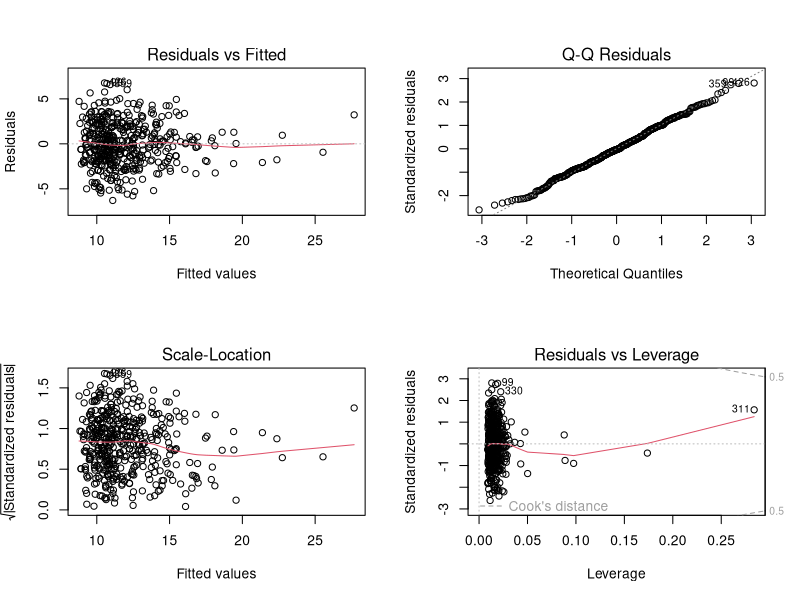
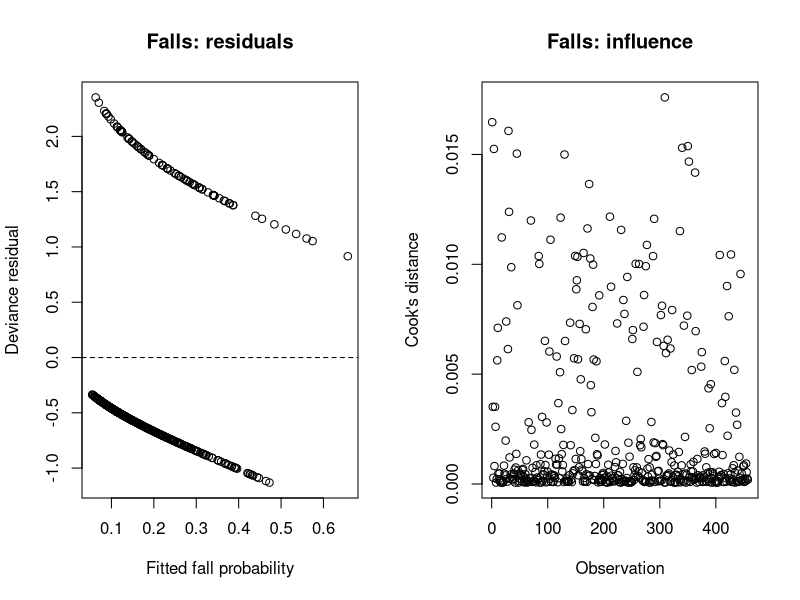
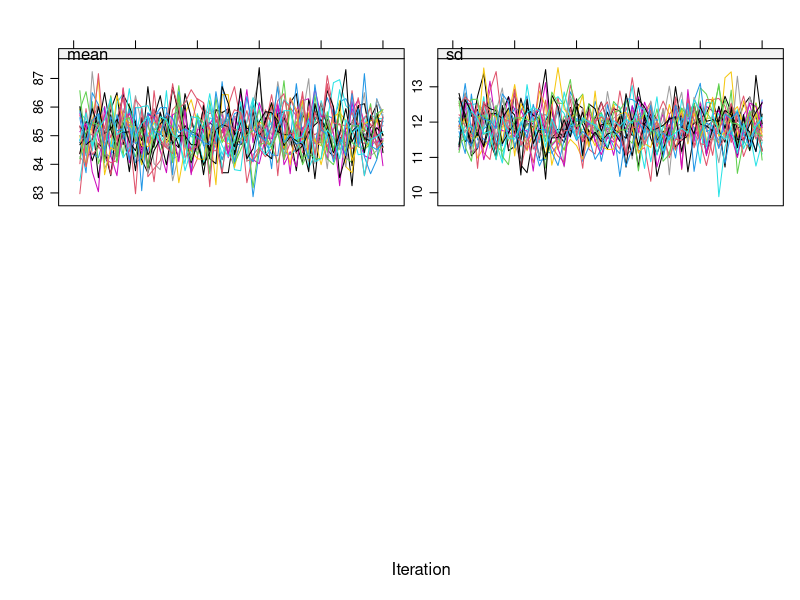
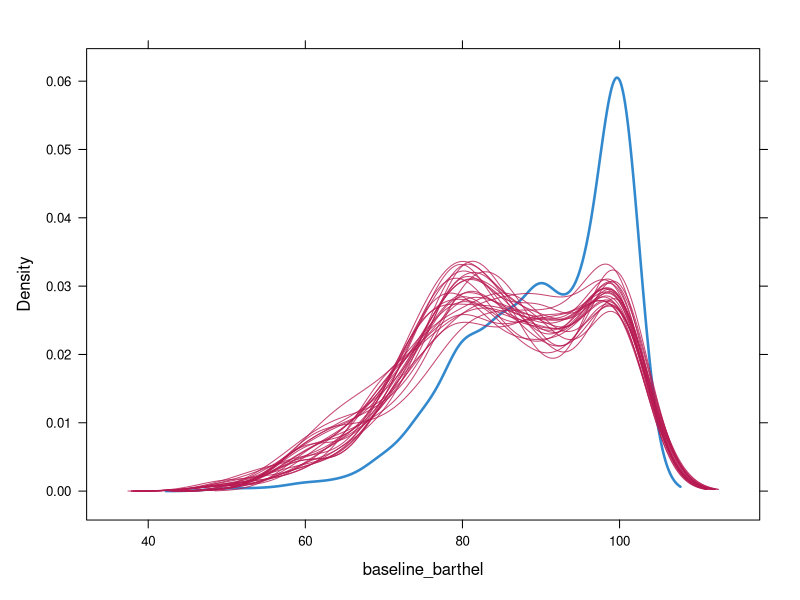
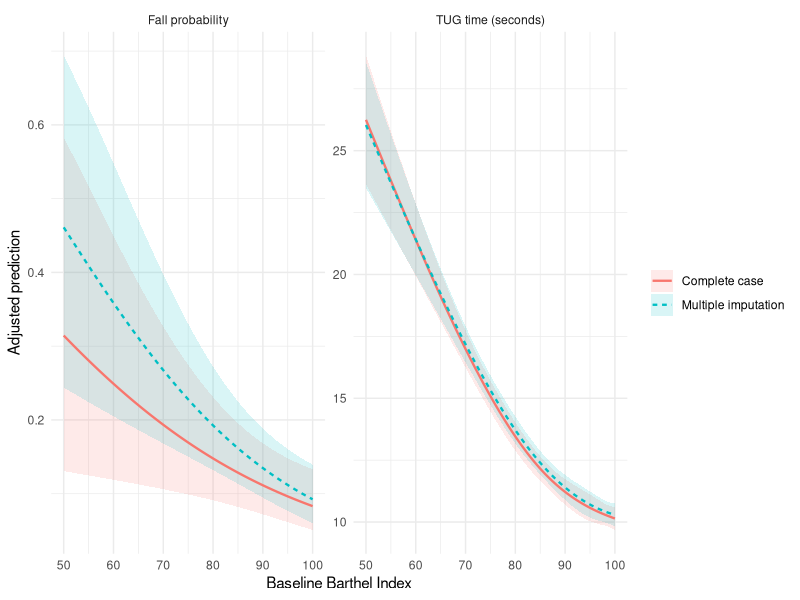
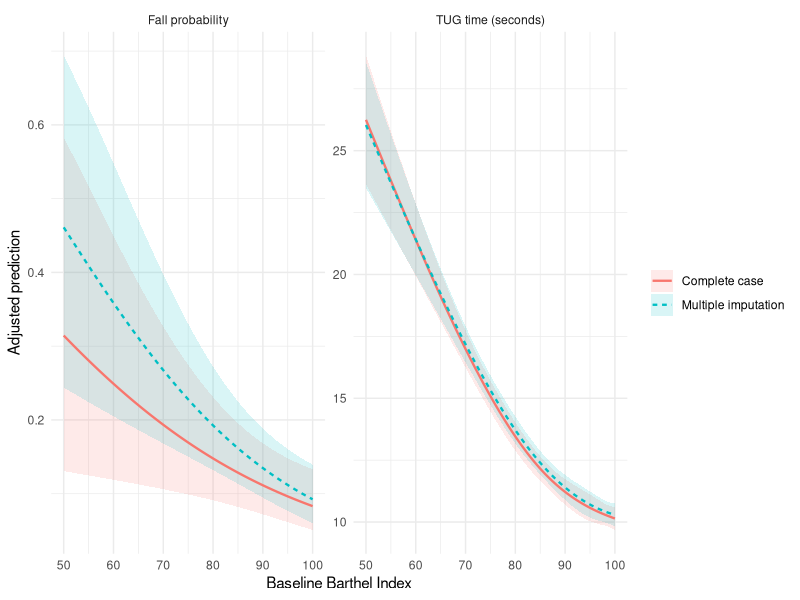

Write R code to recreate these figures, in order.
# MAM03 Week 2: Functional independence, mobility and falls
# Run from the folder containing home.csv.

pkgs <- c("mice", "ggplot2", "dplyr")
missing_pkgs <- pkgs[!vapply(pkgs, requireNamespace, logical(1), quietly = TRUE)]
if (length(missing_pkgs)) install.packages(missing_pkgs)

library(mice)
library(ggplot2)
library(dplyr)
set.seed(2026)

# 1. Import and prepare data 
d <- read.csv("home.csv")
d <- d %>% mutate(
  sex = factor(sex, levels = c("Female", "Male")),
  living_alone = factor(living_alone, levels = c(0, 1), labels = c("No", "Yes")),
  previous_fall = factor(previous_fall, levels = c(0, 1), labels = c("No", "Yes")),
  walking_aid = factor(walking_aid, levels = c(0, 1), labels = c("No", "Yes")),
  fall_followup = as.integer(fall_followup),
  barthel_missing = as.integer(is.na(baseline_barthel))
)
stopifnot(nrow(d) == dplyr::n_distinct(d$participant_id),
          all(na.omit(d$fall_followup) %in% 0:1),
          all(na.omit(d$baseline_barthel) %in% seq(0, 100, 5)))

# 2. Baseline table (saved for the report) ----------------------------------
fmt_mean <- function(x) sprintf("%.1f (%.1f)", mean(x, na.rm = TRUE), sd(x, na.rm = TRUE))
fmt_median <- function(x) {
  q <- quantile(x, c(.25, .75), na.rm = TRUE)
  sprintf("%.0f (%.0f--%.0f)", median(x, na.rm = TRUE), q[1], q[2])
}
fmt_level <- function(x, level) sprintf("%d (%.1f%%)", sum(x == level, na.rm = TRUE),
                                 100 * mean(x == level, na.rm = TRUE))
fmt_missing <- function(x) sprintf("%d (%.1f%%)", sum(is.na(x)), 100 * mean(is.na(x)))
groups <- list(Overall = d, `Previous fall` = filter(d, previous_fall == "Yes"),
               `No previous fall` = filter(d, previous_fall == "No"))
baseline_table <- data.frame(
  Variable = c("Age, mean (SD)", "Female, n (%)", "Living alone, n (%)",
               "Walking aid, n (%)", "Barthel, median (IQR)", "Barthel missing, n (%)"),
  Overall = c(fmt_mean(groups[[1]]$age), fmt_level(groups[[1]]$sex, "Female"),
              fmt_level(groups[[1]]$living_alone, "Yes"), fmt_level(groups[[1]]$walking_aid, "Yes"),
              fmt_median(groups[[1]]$baseline_barthel), fmt_missing(groups[[1]]$baseline_barthel)),
  `Previous fall` = c(fmt_mean(groups[[2]]$age), fmt_level(groups[[2]]$sex, "Female"),
                      fmt_level(groups[[2]]$living_alone, "Yes"), fmt_level(groups[[2]]$walking_aid, "Yes"),
                      fmt_median(groups[[2]]$baseline_barthel), fmt_missing(groups[[2]]$baseline_barthel)),
  `No previous fall` = c(fmt_mean(groups[[3]]$age), fmt_level(groups[[3]]$sex, "Female"),
                         fmt_level(groups[[3]]$living_alone, "Yes"), fmt_level(groups[[3]]$walking_aid, "Yes"),
                         fmt_median(groups[[3]]$baseline_barthel), fmt_missing(groups[[3]]$baseline_barthel))
)
names(baseline_table)[2:4] <- c(paste0("Overall (n=", nrow(groups[[1]]), ")"),
                                paste0("Previous fall (n=", nrow(groups[[2]]), ")"),
                                paste0("No previous fall (n=", nrow(groups[[3]]), ")"))
print(baseline_table, row.names = FALSE)
write.csv(baseline_table, "baseline_table_for_report.csv", row.names = FALSE)

# 3. Complete-case regression and model selection ---------------------------
cc <- filter(d, !is.na(baseline_barthel)) %>% mutate(barthel10 = baseline_barthel / 10)
# The spline's internal knots are selected automatically by ns() from the
# observed Barthel distribution, then held fixed across all imputed datasets.
spline_template <- splines::ns(cc$baseline_barthel, df = 3)
barthel_knots <- attr(spline_template, "knots")
barthel_boundary <- attr(spline_template, "Boundary.knots")
cat("Complete cases:", nrow(cc), "of", nrow(d), "\n")
cat("Automatically selected spline knots:", barthel_knots,
    "(boundaries:", barthel_boundary, ")\n")

# Primary adjustment set: age, sex, living alone and previous falls.
# Walking-aid use is reserved for imputation/sensitivity analyses because it
# overlaps conceptually with the functional-mobility construct measured by Barthel.
tug_unadj_linear <- lm(followup_tug ~ baseline_barthel, data = cc)
tug_unadj_spline <- lm(followup_tug ~ splines::ns(baseline_barthel, knots = barthel_knots,
                                                   Boundary.knots = barthel_boundary), data = cc)
tug_adj_linear <- lm(followup_tug ~ baseline_barthel + age + sex + living_alone + previous_fall, data = cc)
tug_adj_spline <- lm(followup_tug ~ splines::ns(baseline_barthel, knots = barthel_knots,
                                                 Boundary.knots = barthel_boundary) +
                       age + sex + living_alone + previous_fall, data = cc)

fall_unadj_linear <- glm(fall_followup ~ barthel10, family = binomial, data = cc)
fall_unadj_spline <- glm(fall_followup ~ splines::ns(baseline_barthel, knots = barthel_knots,
                                                      Boundary.knots = barthel_boundary),
                         family = binomial, data = cc)
fall_adj_linear <- glm(fall_followup ~ barthel10 + age + sex + living_alone + previous_fall,
                       family = binomial, data = cc)
fall_adj_spline <- glm(fall_followup ~ splines::ns(baseline_barthel, knots = barthel_knots,
                                                    Boundary.knots = barthel_boundary) +
                         age + sex + living_alone + previous_fall,
                       family = binomial, data = cc)

# TUG: linear versus spline (unadjusted, then adjusted)
print(anova(tug_unadj_linear, tug_unadj_spline))
print(anova(tug_adj_linear, tug_adj_spline))
# TUG: covariate adjustment tests
print(anova(tug_unadj_linear, tug_adj_linear))
print(anova(tug_unadj_spline, tug_adj_spline))
# Falls: linear versus spline (unadjusted, then adjusted)
print(anova(fall_unadj_linear, fall_unadj_spline, test = "LRT"))
fall_shape_test <- anova(fall_adj_linear, fall_adj_spline, test = "LRT")
print(fall_shape_test)
# Falls: covariate adjustment tests
print(anova(fall_unadj_linear, fall_adj_linear, test = "LRT"))
print(anova(fall_unadj_spline, fall_adj_spline, test = "LRT"))

model_fit <- data.frame(
  Model = c("TUG linear adjusted", "TUG spline adjusted", "Falls linear adjusted", "Falls spline adjusted"),
  AIC = c(AIC(tug_adj_linear), AIC(tug_adj_spline), AIC(fall_adj_linear), AIC(fall_adj_spline)),
  BIC = c(BIC(tug_adj_linear), BIC(tug_adj_spline), BIC(fall_adj_linear), BIC(fall_adj_spline))
)
print(model_fit, row.names = FALSE)
# Selected complete-case models
print(summary(tug_adj_spline))
print(summary(fall_adj_linear))
cat("Fall logistic model converged:", fall_adj_linear$converged, "\n")

# Odds ratios per 10-point higher Barthel score.
or10 <- function(model, term = "barthel10") {
  z <- coef(summary(model))[term, ]
  c(OR = exp(z[1]), lower = exp(z[1] - 1.96 * z[2]),
    upper = exp(z[1] + 1.96 * z[2]), p = z[4])
}
cat("Unadjusted fall OR per 10 points:\n"); print(or10(fall_unadj_linear))
cat("Adjusted fall OR per 10 points:\n"); print(or10(fall_adj_linear))

# Optional sensitivity analyses: add walking-aid use to the primary models.
cat("\nSensitivity analyses adding walking-aid use\n")
print(summary(update(tug_adj_spline, . ~ . + walking_aid)))
print(summary(update(fall_adj_linear, . ~ . + walking_aid)))

# Diagnostics: examine plots in the R plotting pane
oldpar <- par(mfrow = c(2, 2)); plot(tug_adj_spline); par(oldpar)
oldpar <- par(mfrow = c(1, 2))
plot(fitted(fall_adj_linear), residuals(fall_adj_linear, type = "deviance"),
     xlab = "Fitted fall probability", ylab = "Deviance residual", main = "Falls: residuals")
abline(h = 0, lty = 2)
plot(cooks.distance(fall_adj_linear), ylab = "Cook's distance", xlab = "Observation",
     main = "Falls: influence")
par(oldpar)

# Largest fall-model Cook's distances
print(sort(cooks.distance(fall_adj_linear), decreasing = TRUE)[1:5])

# 4. Missingness exploration ------------------------------------------------
d$barthel_missing <- as.integer(is.na(d$baseline_barthel))
# Barthel missingness by observed characteristics
print(d %>% group_by(barthel_missing) %>% summarise(
  n = n(), mean_age = mean(age), mean_TUG = mean(followup_tug),
  fall_followup_pct = 100 * mean(fall_followup),
  previous_fall_pct = 100 * mean(previous_fall == "Yes"),
  walking_aid_pct = 100 * mean(walking_aid == "Yes"), .groups = "drop"))
missing_model <- glm(barthel_missing ~ age + sex + living_alone + previous_fall +
                       walking_aid + followup_tug + fall_followup,
                     family = binomial, data = d)
# Associations with Barthel missingness (not causal effects)
print(summary(missing_model))

# 5. Multiple imputation ----------------------------------------------------
# Only Barthel is incomplete. PMM preserves its observed range and 5-point scale.
mi_data <- d %>% select(-participant_id, -barthel_missing)
method <- mice::make.method(mi_data); method[] <- ""; method["baseline_barthel"] <- "pmm"
pred <- mice::make.predictorMatrix(mi_data); pred[,] <- 0
pred["baseline_barthel", setdiff(names(mi_data), "baseline_barthel")] <- 1
imp <- mice(mi_data, m = 25, maxit = 50, method = method,
            predictorMatrix = pred, seed = 2026, printFlag = FALSE)
print(imp$loggedEvents)
plot(imp)                                  # trace/convergence plot: display only
densityplot(imp, ~ baseline_barthel)       # observed versus imputed: display only
imp_long <- complete(imp, "long")$baseline_barthel
cat("Imputed Barthel range:", range(imp_long),
    "; all values on 5-point scale:", all(imp_long %% 5 == 0), "\n")
stopifnot(min(imp_long) >= 0, max(imp_long) <= 100, all(imp_long %% 5 == 0))

completed <- lapply(seq_len(imp$m), function(i) {
  z <- complete(imp, i)
  z$barthel10 <- z$baseline_barthel / 10
  z
})
tug_mi <- lapply(completed, function(z) lm(
  followup_tug ~ splines::ns(baseline_barthel, knots = barthel_knots,
                             Boundary.knots = barthel_boundary) +
    age + sex + living_alone + previous_fall, data = z))
fall_mi <- lapply(completed, function(z) glm(
  fall_followup ~ barthel10 + age + sex + living_alone + previous_fall,
  family = binomial, data = z))

# Pooled MI: adjusted TUG spline model
tug_pooled <- pool(as.mira(tug_mi))
print(summary(tug_pooled, conf.int = TRUE))
# Pooled MI: adjusted fall logistic model
fall_pooled <- pool(as.mira(fall_mi))
fall_pool_summary <- summary(fall_pooled, conf.int = TRUE)
print(fall_pool_summary)
fall_barthel <- subset(fall_pool_summary, term == "barthel10")
# Pooled fall OR per 10 points and 95% CI
print(c(OR = exp(fall_barthel$estimate), lower = exp(fall_barthel$`2.5 %`),
        upper = exp(fall_barthel$`97.5 %`), p = fall_barthel$p.value))

# 6. Adjusted predictions and report figure --------------------------------
# Predictions use one explicit reference profile, not population-average risks.
profile <- data.frame(
  age = median(d$age),
  sex = factor("Female", levels = levels(d$sex)),
  living_alone = factor("No", levels = levels(d$living_alone)),
  previous_fall = factor("No", levels = levels(d$previous_fall))
)
newdata <- function(scores) {
  z <- profile[rep(1, length(scores)), , drop = FALSE]
  z$baseline_barthel <- scores
  z$barthel10 <- scores / 10
  z
}
model_matrix <- function(fit, nd) {
  tt <- delete.response(terms(fit))
  mf <- model.frame(tt, nd, xlev = fit$xlevels, na.action = na.pass)
  X <- model.matrix(tt, mf, contrasts.arg = fit$contrasts)
  X[, names(coef(fit)), drop = FALSE]
}
pool_scalar_ci <- function(Q, U, n, k) {
  p <- mice::pool.scalar(Q = Q, U = U, n = n, k = k)
  se <- sqrt(p$t); crit <- qt(.975, p$df)
  c(est = p$qbar, lo = p$qbar - crit * se, hi = p$qbar + crit * se)
}
cc_predict <- function(fit, nd, logistic = FALSE) {
  p <- if (logistic) predict(fit, nd, type = "link", se.fit = TRUE) else
    predict(fit, nd, se.fit = TRUE)
  crit <- if (logistic) qnorm(.975) else qt(.975, df.residual(fit))
  lo <- p$fit - crit * p$se.fit; hi <- p$fit + crit * p$se.fit
  if (logistic) data.frame(est = plogis(p$fit), lo = plogis(lo), hi = plogis(hi))
  else data.frame(est = p$fit, lo = lo, hi = hi)
}
mi_predict <- function(fits, nd, logistic = FALSE) {
  bits <- lapply(fits, function(fit) {
    X <- model_matrix(fit, nd); V <- vcov(fit)
    list(q = as.numeric(X %*% coef(fit)),
         u = pmax(0, rowSums((X %*% V) * X)))
  })
  do.call(rbind, lapply(seq_len(nrow(nd)), function(j) {
    pooled <- pool_scalar_ci(vapply(bits, function(x) x$q[j], numeric(1)),
                             vapply(bits, function(x) x$u[j], numeric(1)),
                             n = nrow(completed[[1]]), k = length(coef(fits[[1]])))
    if (logistic) data.frame(est = as.numeric(plogis(pooled["est"])),
                             lo = as.numeric(plogis(pooled["lo"])),
                             hi = as.numeric(plogis(pooled["hi"])))
    else data.frame(est = unname(pooled["est"]), lo = unname(pooled["lo"]),
                    hi = unname(pooled["hi"]))
  }))
}

scores <- c(70, 90)
grid <- seq(min(cc$baseline_barthel), max(cc$baseline_barthel), length.out = 100)
make_curve <- function(model, fits, outcome, logistic = FALSE) {
  cc <- cc_predict(model, newdata(grid), logistic)
  mi <- mi_predict(fits, newdata(grid), logistic)
  bind_rows(
    data.frame(Barthel = grid, cc, Outcome = outcome, Analysis = "Complete case"),
    data.frame(Barthel = grid, mi, Outcome = outcome, Analysis = "Multiple imputation")
  )
}
curves <- bind_rows(
  make_curve(tug_adj_spline, tug_mi, "TUG time (seconds)"),
  make_curve(fall_adj_linear, fall_mi, "Fall probability", logistic = TRUE)
)
curve_plot <- ggplot(curves, aes(Barthel, est, colour = Analysis, fill = Analysis,
                                  linetype = Analysis)) +
  geom_ribbon(aes(ymin = lo, ymax = hi), alpha = .15, colour = NA) +
  geom_line(linewidth = .8) +
  facet_wrap(~Outcome, scales = "free_y", nrow = 1) +
  scale_x_continuous(breaks = seq(50, 100, 10), limits = c(50, 100)) +
  labs(x = "Baseline Barthel Index", y = "Adjusted prediction") +
  theme_minimal() + theme(legend.title = element_blank())
print(curve_plot)
ggsave("Figure1_adjusted_Barthel_curves_revised.png", curve_plot,
       width = 8.5, height = 4.2, dpi = 300)

cc_tug_points <- cc_predict(tug_adj_spline, newdata(scores))
cc_fall_points <- cc_predict(fall_adj_linear, newdata(scores), logistic = TRUE)
mi_tug_points <- mi_predict(tug_mi, newdata(scores))
mi_fall_points <- mi_predict(fall_mi, newdata(scores), logistic = TRUE)
make_row <- function(outcome, analysis, p, unit = "", diff_unit = unit) data.frame(
  Outcome = outcome, Analysis = analysis,
  `Barthel 70` = sprintf("%.3f (%.3f--%.3f)%s", p$est[1], p$lo[1], p$hi[1], unit),
  `Barthel 90` = sprintf("%.3f (%.3f--%.3f)%s", p$est[2], p$lo[2], p$hi[2], unit),
  `Difference (70 minus 90)` = sprintf("%.3f%s", p$est[1] - p$est[2], diff_unit),
  check.names = FALSE
)
prediction_table <- bind_rows(
  make_row("TUG", "Complete case", cc_tug_points, " s"),
  make_row("TUG", "Multiple imputation", mi_tug_points, " s"),
  make_row("Falls", "Complete case", transform(cc_fall_points, est = 100*est, lo = 100*lo, hi = 100*hi), "%", " pp"),
  make_row("Falls", "Multiple imputation", transform(mi_fall_points, est = 100*est, lo = 100*lo, hi = 100*hi), "%", " pp")
)
print(prediction_table, row.names = FALSE)
write.csv(prediction_table, "predictions_for_report.csv", row.names = FALSE)

# Reference profile used for predictions:
print(profile)

# Saved outputs: 
# baseline_table_for_report.csv
# predictions_for_report.csv
# Figure1_adjusted_Barthel_curves.png
